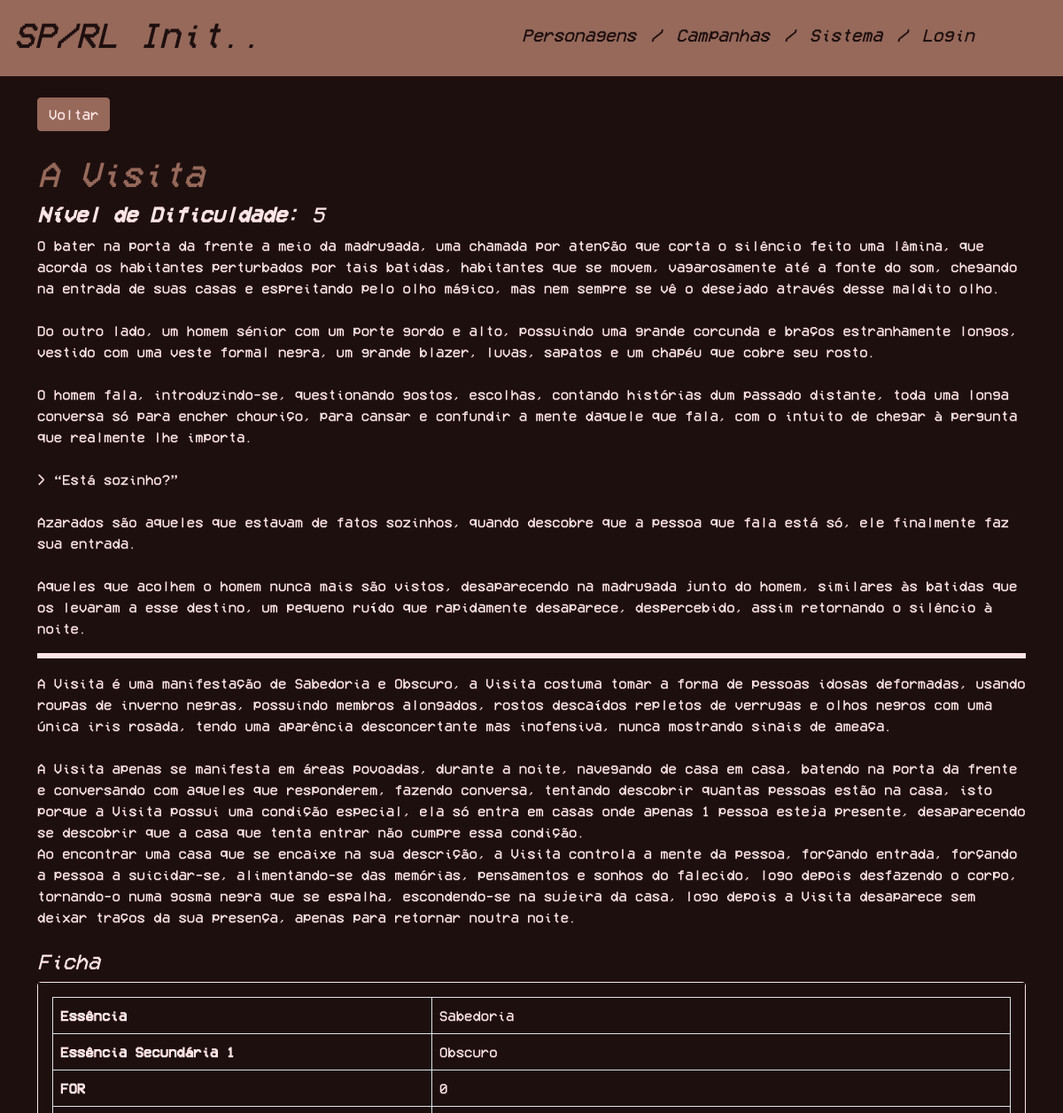
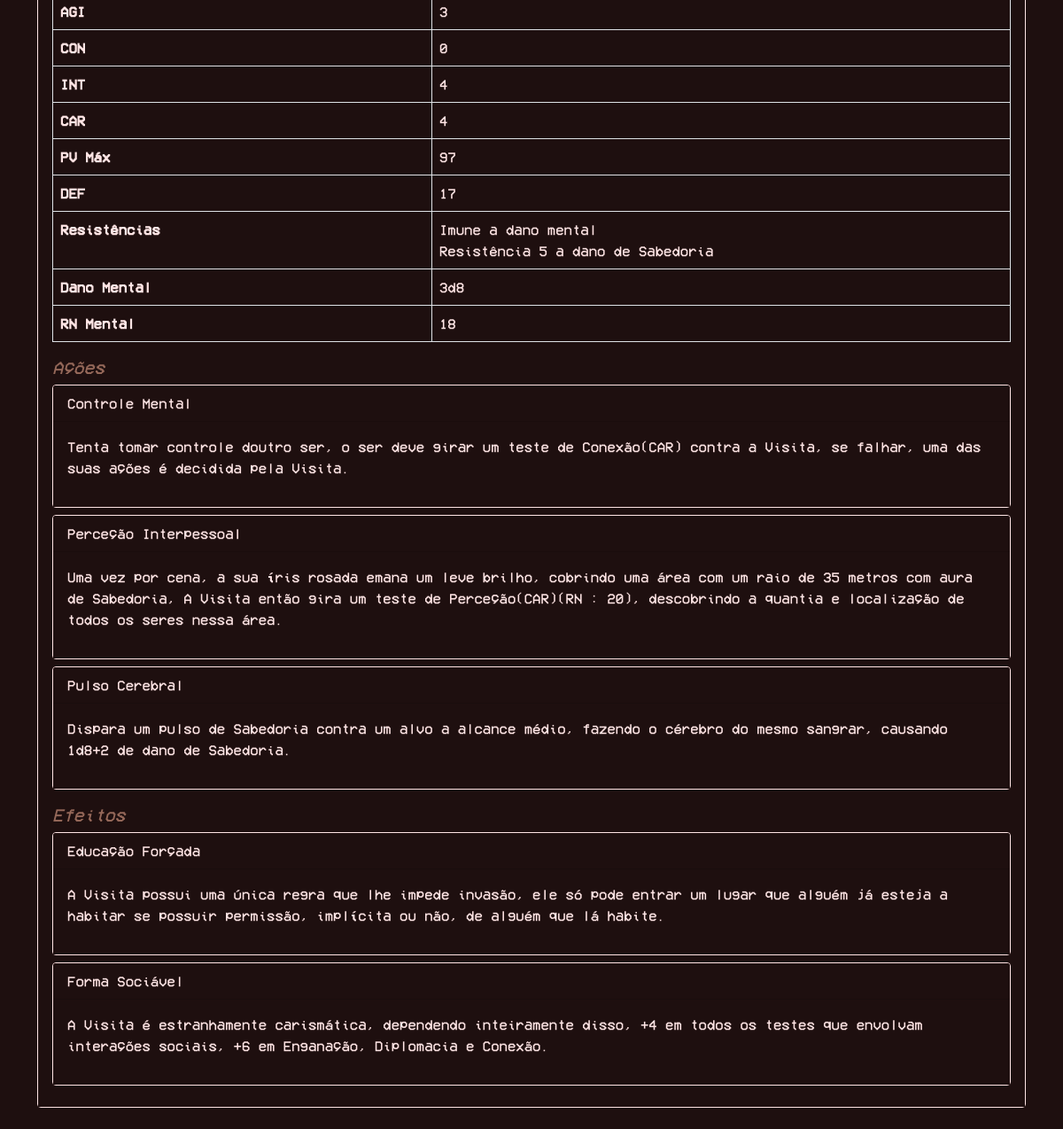
The app's page /criatura.php?id=12 (signed in) with its own data (2 pictures, top to bottom).
### tables this page shows
CREATE TABLE `Criatura` (
  `id` int NOT NULL,
  `nome` varchar(100) NOT NULL,
  `essencia` varchar(20) NOT NULL,
  `essenciaSec1` varchar(20) DEFAULT NULL,
  `essenciaSec2` varchar(20) DEFAULT NULL,
  `nivelDificuldade` int NOT NULL,
  `narracao` text NOT NULL,
  `descricao` text NOT NULL
);

CREATE TABLE `FichaCriaturas` (
  `id` int NOT NULL,
  `idCriatura` int NOT NULL,
  `nome` varchar(100) DEFAULT NULL,
  `forca` int NOT NULL,
  `agilidade` int NOT NULL,
  `constituicao` int NOT NULL,
  `inteligencia` int NOT NULL,
  `carisma` int NOT NULL,
  `pvMax` int NOT NULL,
  `def` int NOT NULL,
  `resistencias` text,
  `danoMental` varchar(40) NOT NULL,
  `rnMental` int NOT NULL
);

CREATE TABLE `AcaoCriaturas` (
  `id` int NOT NULL,
  `idFichaCriatura` int NOT NULL,
  `nome` varchar(100) NOT NULL,
  `efeito` text NOT NULL
);

### criatura.php (the view, shortened to what this page needs)
<?php
$id = intval($_GET['id'] ?? 0);
$error = null;
$criatura = null;
$fichas = [];
if ($id <= 0) {
    $error = 'ID de criatura inválido.';
} else {
    try {
        $mysqli = get_db_connection();
        $stmt = $mysqli->prepare(
            'SELECT nome, narracao, descricao, essencia, essenciaSec1, essenciaSec2, nivelDificuldade
             FROM Criatura
             WHERE id = ?
             LIMIT 1'
        );
        $stmt->bind_param('i', $id);
        $stmt->execute();
        $result = $stmt->get_result();
        if ($result && $result->num_rows > 0) {
            $criatura = $result->fetch_assoc();
        } else {
            $error = 'Criatura não encontrada.';
        }
        if (!$error) {
            $fichaStmt = $mysqli->prepare(
                'SELECT id, nome AS nomeFicha, forca, agilidade, constituicao, inteligencia, carisma, pvMax, def, resistencias, danoMental, rnMental
                 FROM FichaCriaturas
                 WHERE idCriatura = ?
                 ORDER BY nome ASC'
            );
            if ($fichaStmt) {
                $fichaStmt->bind_param('i', $id);
                $fichaStmt->execute();
                $fichaResult = $fichaStmt->get_result();
                if ($fichaResult) {
                    while ($row = $fichaResult->fetch_assoc()) {
                        $row['acoes'] = [];
                        $row['efeitos'] = [];
                        $fichas[$row['id']] = $row;
                    }
                }
            }
            if (!empty($fichas)) {
                $acaoStmt = $mysqli->prepare(
                    'SELECT ac.idFichaCriatura, ac.nome, ac.efeito
                     FROM AcaoCriaturas ac
                     WHERE ac.idFichaCriatura IN (' . implode(',', array_keys($fichas)) . ')
                     ORDER BY ac.idFichaCriatura, ac.nome ASC'
                );
                if ($acaoStmt) {
                    $acaoStmt->execute();
                    $acaoResult = $acaoStmt->get_result();
                    if ($acaoResult) {
                        while ($row = $acaoResult->fetch_assoc()) {
                            $fichas[$row['idFichaCriatura']]['acoes'][] = [
                                'nome' => $row['nome'],
                                'efeito' => $row['efeito'],
                            ];
                        }
                    }
                }
                $efeitoStmt = $mysqli->prepare(
                    'SELECT ee.idFichaCriatura, ee.nome, ee.efeito
                     FROM EfeitoEspecial ee
                     WHERE ee.idFichaCriatura IN (' . implode(',', array_keys($fichas)) . ')
                     ORDER BY ee.idFichaCriatura, ee.nome ASC'
                );
                if ($efeitoStmt) {
                    $efeitoStmt->execute();
                    $efeitoResult = $efeitoStmt->get_result();
                    if ($efeitoResult) {
                        while ($row = $efeitoResult->fetch_assoc()) {
                            $fichas[$row['idFichaCriatura']]['efeitos'][] = [
                                'nome' => $row['nome'],
                                'efeito' => $row['efeito'],
                            ];
                        }
                    }
                }
            }
        }
    } catch (Throwable $e) {
        $error = 'Não foi possível carregar a criatura. Tente novamente mais tarde.';
    }
}
?>
<!DOCTYPE html>
<html lang="pt">
    <head>
        <link rel="stylesheet" href="css/index.css">
        <link href="https://cdn.jsdelivr.net/npm/bootstrap@5.0.2/dist/css/bootstrap.min.css" rel="stylesheet">
    </head>
    <body>
        <?php include('templates/header.php'); ?>
        <div class="container mt-4">
            <?php if ($error): ?>
                <div class="alert alert-danger"><?php echo htmlspecialchars($error, ENT_QUOTES, 'UTF-8'); ?></div>
            <?php else: ?>
                <div>
                    <a href="sistema.php" class="btn btn-secondary">Voltar</a> <br><br>
                    <h1><?php echo htmlspecialchars($criatura['nome'], ENT_QUOTES, 'UTF-8'); ?></h1>
                    <?php if ($criatura['nivelDificuldade'] !== null): ?>
                        <h4><strong>Nível de Dificuldade:</strong> <?php echo htmlspecialchars($criatura['nivelDificuldade'], ENT_QUOTES, 'UTF-8'); ?></h4>
                    <?php endif; ?>
                </div>
                <?php $hasNarracao = isset($criatura['narracao']) && trim($criatura['narracao']) !== '';?>
                <?php $hasDescricao = isset($criatura['descricao']) && trim($criatura['descricao']) !== '';?>
                <?php if ($hasNarracao || $hasDescricao): ?>
                    <div class="mb-4">
                        <?php if ($hasNarracao): ?>
                            <p><?php echo nl2br(htmlspecialchars($criatura['narracao'], ENT_QUOTES, 'UTF-8')); ?></p>
                        <?php endif; ?>
                        <?php if ($hasNarracao && $hasDescricao): ?>
                            <hr class="class-hr">
                        <?php endif; ?>
                        <?php if ($hasDescricao): ?>
                            <p><?php echo nl2br(htmlspecialchars($criatura['descricao'], ENT_QUOTES, 'UTF-8')); ?></p>
                        <?php endif; ?>
                    </div>
                <?php endif; ?>
                <div class="row">
                    <div class="col-12">
                        <h4>Ficha</h4>
                        <?php if (empty($fichas)): ?>
                            <p>Nenhuma ficha encontrada.</p>
                        <?php else: ?>
                            <?php foreach ($fichas as $fichaIndex => $ficha): ?>
                                <div class="card mb-4">
                                    <div class="card-body">
                                        <table class="table table-bordered mb-3">
                                            <tbody>
                                                <?php if ($criatura['essencia'] !== null): ?>
                                                    <tr><th>Essência</th><td><?php echo htmlspecialchars($criatura['essencia'], ENT_QUOTES, 'UTF-8'); ?></td></tr>
                                                <?php endif; ?>
                                                <?php if ($criatura['essenciaSec1'] !== null): ?>
                                                    <tr><th>Essência Secundária 1</th><td><?php echo htmlspecialchars($criatura['essenciaSec1'], ENT_QUOTES, 'UTF-8'); ?></td></tr>
                                                <?php endif; ?>
                                                <?php if ($ficha['forca'] !== null): ?>
                                                    <tr><th>FOR</th><td><?php echo htmlspecialchars($ficha['forca'], ENT_QUOTES, 'UTF-8'); ?></td></tr>
                                                <?php endif; ?>
                                                <?php if ($ficha['agilidade'] !== null): ?>
                                                    <tr><th>AGI</th><td><?php echo htmlspecialchars($ficha['agilidade'], ENT_QUOTES, 'UTF-8'); ?></td></tr>
                                                <?php endif; ?>
                                                <?php if ($ficha['constituicao'] !== null): ?>
                                                    <tr><th>CON</th><td><?php echo htmlspecialchars($ficha['constituicao'], ENT_QUOTES, 'UTF-8'); ?></td></tr>
                                                <?php endif; ?>
                                                <?php if ($ficha['inteligencia'] !== null): ?>
                                                    <tr><th>INT</th><td><?php echo htmlspecialchars($ficha['inteligencia'], ENT_QUOTES, 'UTF-8'); ?></td></tr>
                                                <?php endif; ?>
                                                <?php if ($ficha['carisma'] !== null): ?>
                                                    <tr><th>CAR</th><td><?php echo htmlspecialchars($ficha['carisma'], ENT_QUOTES, 'UTF-8'); ?></td></tr>
                                                <?php endif; ?>
                                                <?php if ($ficha['pvMax'] !== null): ?>
                                                    <tr><th>PV Máx</th><td><?php echo htmlspecialchars($ficha['pvMax'], ENT_QUOTES, 'UTF-8'); ?></td></tr>
                                                <?php endif; ?>
                                                <?php if ($ficha['def'] !== null): ?>
                                                    <tr><th>DEF</th><td><?php echo htmlspecialchars($ficha['def'], ENT_QUOTES, 'UTF-8'); ?></td></tr>
                                                <?php endif; ?>
                                                <?php if ($ficha['resistencias'] !== null): ?>
                                                    <tr><th>Resistências</th><td><?php echo nl2br(htmlspecialchars($ficha['resistencias'], ENT_QUOTES, 'UTF-8')); ?></td></tr>
                                                <?php endif; ?>
                                                <?php if ($ficha['danoMental'] !== null): ?>
                                                    <tr><th>Dano Mental</th><td><?php echo htmlspecialchars($ficha['danoMental'], ENT_QUOTES, 'UTF-8'); ?></td></tr>
                                                <?php endif; ?>
                                                <?php if ($ficha['rnMental'] !== null): ?>
                                                    <tr><th>RN Mental</th><td><?php echo htmlspecialchars($ficha['rnMental'], ENT_QUOTES, 'UTF-8'); ?></td></tr>
                                                <?php endif; ?>
                                            </tbody>
                                        </table>
                                        <h5>Ações</h5>
                                        <?php if (empty($ficha['acoes'])): ?>
                                            <p>Nenhuma ação encontrada.</p>
                                        <?php else: ?>
                                            <?php foreach ($ficha['acoes'] as $acao): ?>
                                                <div class="card mb-2">
                                                    <div class="card-header"><?php echo htmlspecialchars($acao['nome'], ENT_QUOTES, 'UTF-8'); ?></div>
                                                    <div class="card-body"><p><?php echo nl2br(htmlspecialchars($acao['efeito'], ENT_QUOTES, 'UTF-8')); ?></p></div>
                                                </div>
                                            <?php endforeach; ?>
                                        <?php endif; ?>
                                        <h5 class="mt-3">Efeitos</h5>
                                        <?php if (empty($ficha['efeitos'])): ?>
                                            <p>Nenhum efeito encontrado.</p>
                                        <?php else: ?>
                                            <?php foreach ($ficha['efeitos'] as $efeito): ?>
                                                <div class="card mb-2">
                                                    <div class="card-header"><?php echo htmlspecialchars($efeito['nome'], ENT_QUOTES, 'UTF-8'); ?></div>
                                                    <div class="card-body"><p><?php echo nl2br(htmlspecialchars($efeito['efeito'], ENT_QUOTES, 'UTF-8')); ?></p></div>
                                                </div>
                                            <?php endforeach; ?>
                                        <?php endif; ?>
                                    </div>
                                </div>
                            <?php endforeach; ?>
                        <?php endif; ?>
                    </div>
                </div>
            <?php endif; ?>
        </div>
    </body>
</html>

### css/index.css (style rules this page uses)
* { background-color : #1e0f0f !important; color : #FFE5E5 !important; font-family : 'VCR'; }
h1, h3, h5 { font-style: italic; color : #96695A !important; }
h2, h4, h6 { font-style: italic; }
a { color: #96695A !important; }
.class-hr { margin: 1rem 0 !important; color: inherit !important; background-color: currentColor !important; border : solid !important; opacity: 1 !important; }
.btn-primary, .btn-secondary, .badge.bg-primary, .badge.bg-secondary { background-color: #96695A !important; border-color: #96695A !important; color: #FFE5E5 !important; }
.card { border-color: #FFE5E5 !important; background-color: #1e0f0f !important; }
.card .card-body { color: #FFE5E5 !important; }

### records on screen
criatura: nome "A Visita", nivelDificuldade "5", narracao "O bater na porta da frente a meio da madrugada, uma chamada por atenção que corta o silêncio feito uma lâmina, que acorda os habitantes perturbados por tais batidas, habitantes que se movem, vagarosamente até a fonte do som, chegando na entrada de suas casas e espreitando pelo olho mágico, mas nem sempre se vê o desejado através desse maldito olho. Do outro lado, um homem sénior com um porte gordo e alto, possuindo uma grande corcunda e braços estranhamente longos, vestido com uma veste formal negra, um grande blazer, luvas, sapatos e um chapéu que cobre seu rosto. O homem fala, introduzindo-se, questionando gostos, escolhas, contando histórias dum passado distante, toda uma longa conversa…", descricao "A Visita é uma manifestação de Sabedoria e Obscuro, a Visita costuma tomar a forma de pessoas idosas deformadas, usando roupas de inverno negras, possuindo membros alongados, rostos descaídos repletos de verrugas e olhos negros com uma única iris rosada, tendo uma aparência desconcertante mas inofensiva, nunca mostrando sinais de ameaça. A Visita apenas se manifesta em áreas povoadas, durante a noite, navegando de casa em casa, batendo na porta da frente e conversando com aqueles que responderem, fazendo conversa, tentando descobrir quantas pessoas estão na casa, isto porque a Visita possui uma condição especial, ela só entra em casas onde apenas 1 pessoa esteja presente, desaparecendo se…"
fichacriaturas: idCriatura.essencia "Sabedoria", idCriatura.essenciaSec1 "Obscuro", forca "0", agilidade "3", constituicao "0", inteligencia "4", carisma "4", pvMax "97", def "17", resistencias "Imune a dano mental Resistência 5 a dano de Sabedoria", danoMental "3d8", rnMental "18", nome "Perceção Interpessoal", efeito "Uma vez por cena, a sua íris rosada emana um leve brilho, cobrindo uma área com um raio de 35 metros com aura de Sabedoria, A Visita então gira um teste de Perceção(CAR)(RN : 20), descobrindo a quantia e localização de todos os seres nessa área.", nome "Educação Forçada", efeito "A Visita possui uma única regra que lhe impede invasão, ele só pode entrar um lugar que alguém já esteja a habitar se possuir permissão, implícita ou não, de alguém que lá habite.", nome "Forma Sociável", efeito "A Visita é estranhamente carismática, dependendo inteiramente disso, +4 em todos os testes que envolvam interações sociais, +6 em Enganação, Diplomacia e Conexão."
acaocriaturas: nome "Controle Mental", efeito "Tenta tomar controle doutro ser, o ser deve girar um teste de Conexão(CAR) contra a Visita, se falhar, uma das suas ações é decidida pela Visita."
acaocriaturas: nome "Pulso Cerebral", efeito "Dispara um pulso de Sabedoria contra um alvo a alcance médio, fazendo o cérebro do mesmo sangrar, causando 1d8+2 de dano de Sabedoria."
